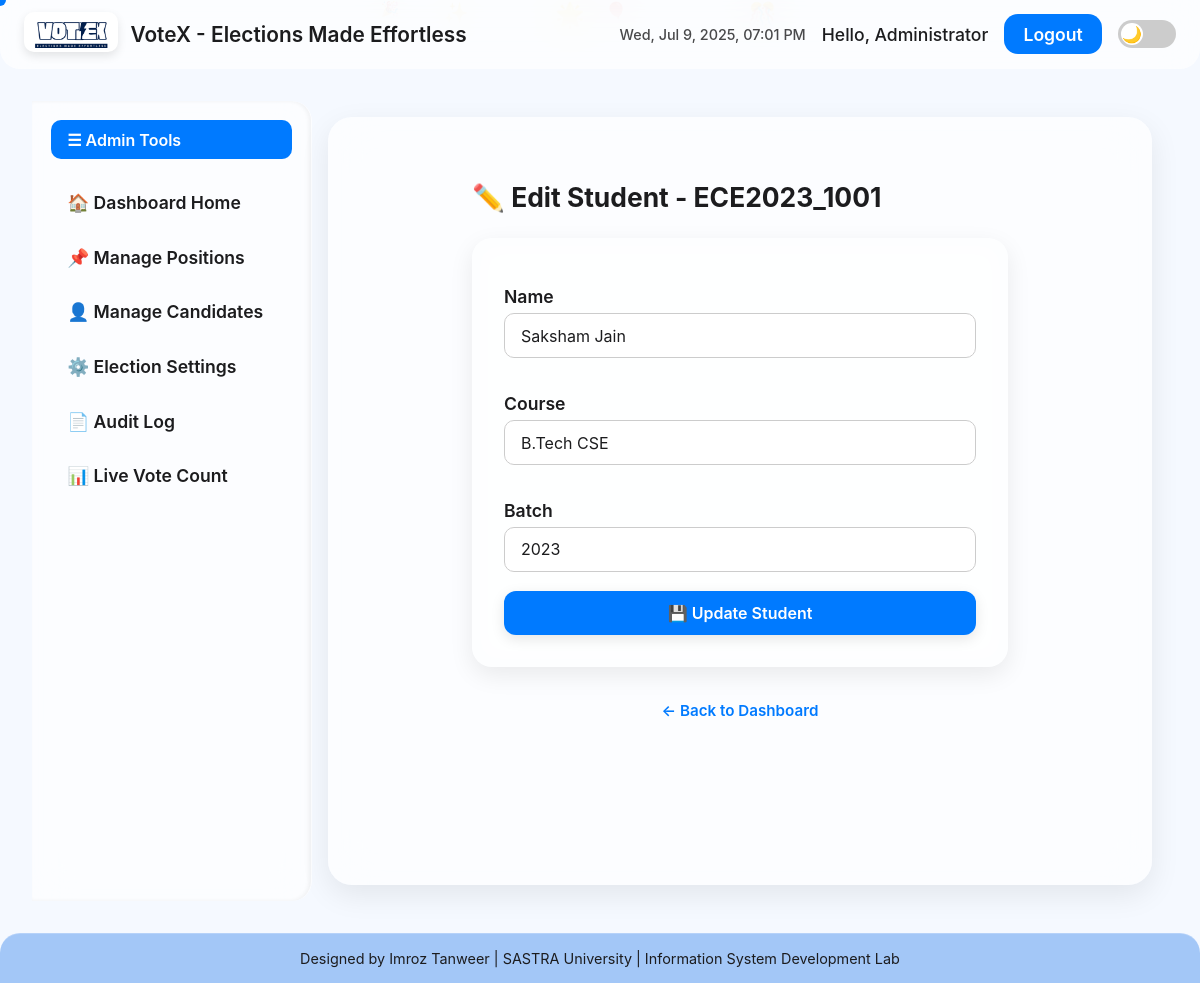
Screenshot of /edit_student/ECE2023_1001 (signed in) with the database file from the repository.
### tables this page shows
CREATE TABLE students (
            regno TEXT PRIMARY KEY,
            name TEXT NOT NULL,
            course TEXT NOT NULL,
            batch TEXT NOT NULL,
            password TEXT NOT NULL,
            voted INTEGER DEFAULT 0
        );

### app.py (the view, shortened to what this page needs)
@app.route('/edit_student/<regno>', methods=['GET', 'POST'])
@admin_required
def edit_student(regno):
    db = get_db()
    student = db.execute("SELECT * FROM students WHERE regno = ?", (regno,)).fetchone()
    if not student:
        flash("Student not found.")
        return redirect(url_for('admin_dashboard'))
    db.close()
    return render_template('edit_student.html', student=student)

### app.py (called while the page is built)
def get_db():
    conn = sqlite3.connect(DATABASE)
    conn.row_factory = sqlite3.Row
    return conn

def admin_required(f):
    @wraps(f)
    def admin_check(*args, **kwargs):
        if session.get('role') != 'admin':
            flash('Admin access required.')
            return redirect(url_for('login'))
        return f(*args, **kwargs)
    return admin_check

### templates/edit_student.html (shortened to what this page needs)
{% extends "admin_base.html" %}
{% block admin_content %}
<div class="glass-container fade-in">
  <h2 style="margin-bottom: 1.5rem;">✏️ Edit Student - {{ student.regno }}</h2>
  <form method="POST" class="glass-box">
    <label for="name">Name</label>
    <input type="text" id="name" name="name" value="{{ student.name }}" required>
    <label for="course">Course</label>
    <select id="course" name="course" required class="edit-select">
      {% set courses = [
        "B.Tech CSE", "B.Tech ECE", "B.Tech IT", "B.Tech AI-DS",
        "B.Tech EEE", "B.Tech CIVIL", "BCA", "B.Sc", "MCA",
        "MBA", "M.Tech", "PhD"
      ] %}
      {% for c in courses %}
        <option value="{{ c }}" {% if student.course == c %}selected{% endif %}>{{ c }}</option>
      {% endfor %}
    </select>
    <label for="batch">Batch</label>
    <select id="batch" name="batch" required class="edit-select">
      {% for year in range(2015, 2030) %}
        <option value="{{ year }}" {% if student.batch|string == year|string %}selected{% endif %}>{{ year }}</option>
      {% endfor %}
    </select>
    <button type="submit" class="btn-update">💾 Update Student</button>
  </form>
  <div class="back-link">
    <a href="{{ url_for('admin_dashboard') }}">← Back to Dashboard</a>
  </div>
</div>
{% endblock %}

### static/style.css (style rules this page uses)
* { box-sizing: border-box; margin: 0; padding: 0; font-family: -apple-system, BlinkMacSystemFont, "Segoe UI", Roboto, Oxygen, Ubuntu, Cantarell, "Open Sans", "Helvetica Neue", sans-serif; }
:root { --babyblue: #a3c7f7; --darkblue: #2a3d66; --light-bg: #f5f9ff; --dark-bg: #121212; --glass-bg-light: rgba(255, 255, 255, 0.65); --glass-bg-dark: rgba(0, 0, 0, 0.35); --text-light: #1c1c1e; --text-dark: #f2f2f7; --button-bg-light: #007aff; --button-bg-dark: #3a4a7b; }
html[data-theme='light'] { --bg: var(--light-bg); --text: var(--text-light); --glass-bg: var(--glass-bg-light); --button-bg: var(--button-bg-light); --nav-bg: var(--babyblue); }
body { background: var(--bg); color: var(--text); min-height: 100vh; display: flex; flex-direction: column; overflow-x: hidden; -webkit-overflow-scrolling: touch; padding-bottom: env(safe-area-inset-bottom); position: relative; transition: background 0.4s ease, color 0.4s ease; font-size: clamp(0.95rem, 1vw + 0.5rem, 1.1rem); }
button, .votex-login-btn { background-color: var(--button-bg); color: white; padding: 0.6rem 1.2rem; border-radius: 14px; font-weight: 600; cursor: pointer; border: none; transition: all 0.3s ease; text-decoration: none; }
.fade-in { animation: fadeInUp 0.6s ease-in-out; }
.edit-input, .edit-select { padding: 8px 14px; border-radius: 12px; border: 1px solid rgba(255, 255, 255, 0.2); background: rgba(255, 255, 255, 0.08); color: var(--text); font-size: 0.95rem; margin-right: 8px; transition: all 0.3s ease; outline: none; }
.edit-select { appearance: none; -webkit-appearance: none; background-repeat: no-repeat; background-position: right 10px center; background-size: 16px 16px; padding-right: 36px; }

### templates/edit_student.html (style rules this page uses)
.glass-container { max-width: 600px; margin: auto; padding: 2rem; }
.glass-box { background: rgba(255, 255, 255, 0.06); backdrop-filter: blur(14px); border-radius: 20px; padding: 2rem; box-shadow: 0 8px 24px rgba(0,0,0,0.08); color: var(--text); }
.glass-box label { display: block; font-weight: 600; margin: 1rem 0 0.4rem; }
.glass-box input, .edit-select { width: 100%; padding: 0.7rem 1rem; border-radius: 10px; border: 1px solid var(--input-border, #ccc); background: rgba(255, 255, 255, 0.65); font-size: 1rem; margin-bottom: 1.2rem; transition: 0.3s ease; color: var(--text); }
.btn-update { width: 100%; padding: 12px; font-size: 1rem; background: var(--button-bg); color: white; border: none; border-radius: 12px; font-weight: 600; cursor: pointer; box-shadow: 0 4px 14px rgba(0, 0, 0, 0.1); transition: all 0.3s ease; }
.back-link { margin-top: 2rem; text-align: center; }
.back-link a { text-decoration: none; font-weight: 600; color: var(--button-bg); font-size: 0.95rem; }

### templates/admin_base.html (style rules this page uses)
.admin-main-content h1, .admin-main-content h2, .admin-main-content h3, .admin-main-content th, .admin-main-content td, .admin-main-content p { color: var(--text); }

### templates/base.html (style rules this page uses)
html, body { margin: 0; padding: 0; overflow-x: hidden; }

### rows the page displays
students: regno "ECE2023_1001", name "Saksham Jain", batch "2023"

### other values shown
{{ session.get('name', session.get('user')) }} "Administrator"
form field course "B.Tech CSE"
